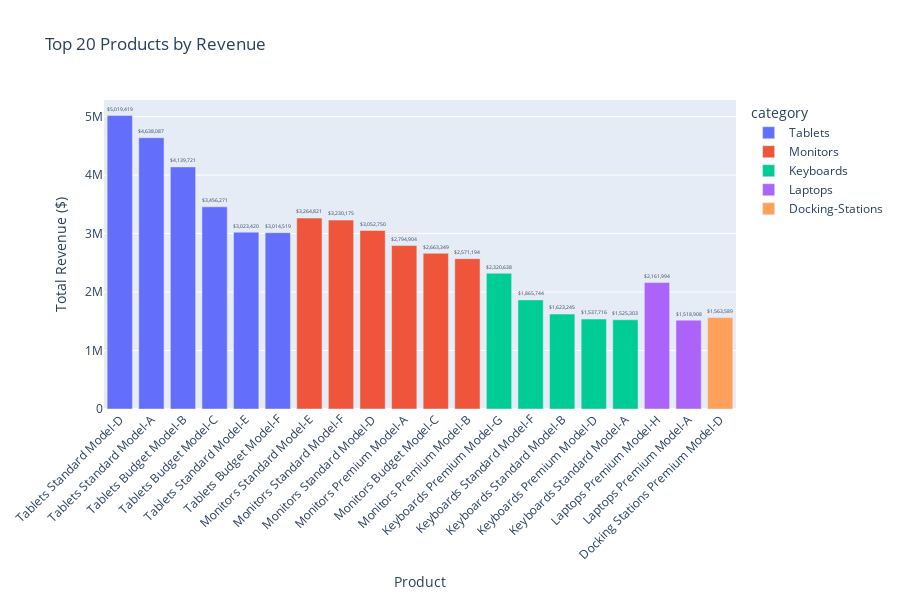

Here is the notebook cell this chart was saved with:
### Code cell
# %% [markdown]
# # 4. Product Performance Analysis
# 
# Which products drive revenue and which have issues?

# %% Top products by revenue
top_products = db.query("""
    SELECT 
        p.product_id,
        p.name,
        p.category,
        p.tier,
        SUM(s.revenue) as total_revenue,
        SUM(s.units_sold) as total_units,
        SUM(s.profit) as total_profit,
        COUNT(DISTINCT s.date) as days_with_sales,
        AVG(s.unit_price) as avg_price
    FROM sales s
    JOIN products p ON s.product_id = p.product_id
    GROUP BY p.product_id, p.name, p.category, p.tier
    ORDER BY total_revenue DESC
    LIMIT 20
""")

fig = px.bar(
    top_products,
    x='name',
    y='total_revenue',
    color='category',
    title='Top 20 Products by Revenue',
    labels={'total_revenue': 'Total Revenue ($)', 'name': 'Product'},
    text='total_revenue'
)

fig.update_traces(texttemplate='$%{text:,.0f}', textposition='outside')
fig.update_layout(xaxis_tickangle=-45, height=600)
fig.show()

print("\n🏆 Top 5 Products:")
print(top_products[['product_id', 'name', 'total_revenue']].head().to_string(index=False))

### Figure 1 — Plotly figure (JSON) as saved in the notebook; plotly's stock layout.template omitted (floating-point values rounded to 4 significant figures)
{"data": [{"alignmentgroup": "True", "hovertemplate": "category=Tablets<br>Product=%{x}<br>Total Revenue ($)=%{text}<extra></extra>", "legendgroup": "Tablets", "marker": {"color": "#636efa", "pattern": {"shape": ""}}, "name": "Tablets", "offsetgroup": "Tablets", "orientation": "v", "showlegend": true, "text": [5019000.0, 4638000.0, 4140000.0, 3456000.0, 3023000.0, 3015000.0], "textposition": "outside", "texttemplate": "$%{text:,.0f}", "type": "bar", "x": ["Tablets Standard Model-D", "Tablets Standard Model-A", "Tablets Budget Model-B", "Tablets Budget Model-C", "Tablets Standard Model-E", "Tablets Budget Model-F"], "xaxis": "x", "y": [5019000.0, 4638000.0, 4140000.0, 3456000.0, 3023000.0, 3015000.0], "yaxis": "y"}, {"alignmentgroup": "True", "hovertemplate": "category=Monitors<br>Product=%{x}<br>Total Revenue ($)=%{text}<extra></extra>", "legendgroup": "Monitors", "marker": {"color": "#EF553B", "pattern": {"shape": ""}}, "name": "Monitors", "offsetgroup": "Monitors", "orientation": "v", "showlegend": true, "text": [3265000.0, 3230000.0, 3053000.0, 2795000.0, 2663000.0, 2571000.0], "textposition": "outside", "texttemplate": "$%{text:,.0f}", "type": "bar", "x": ["Monitors Standard Model-E", "Monitors Standard Model-F", "Monitors Standard Model-D", "Monitors Premium Model-A", "Monitors Budget Model-C", "Monitors Premium Model-B"], "xaxis": "x", "y": [3265000.0, 3230000.0, 3053000.0, 2795000.0, 2663000.0, 2571000.0], "yaxis": "y"}, {"alignmentgroup": "True", "hovertemplate": "category=Keyboards<br>Product=%{x}<br>Total Revenue ($)=%{text}<extra></extra>", "legendgroup": "Keyboards", "marker": {"color": "#00cc96", "pattern": {"shape": ""}}, "name": "Keyboards", "offsetgroup": "Keyboards", "orientation": "v", "showlegend": true, "text": [2321000.0, 1866000.0, 1623000.0, 1538000.0, 1525000.0], "textposition": "outside", "texttemplate": "$%{text:,.0f}", "type": "bar", "x": ["Keyboards Premium Model-G", "Keyboards Standard Model-F", "Keyboards Standard Model-B", "Keyboards Premium Model-D", "Keyboards Standard Model-A"], "xaxis": "x", "y": [2321000.0, 1866000.0, 1623000.0, 1538000.0, 1525000.0], "yaxis": "y"}, {"alignmentgroup": "True", "hovertemplate": "category=Laptops<br>Product=%{x}<br>Total Revenue ($)=%{text}<extra></extra>", "legendgroup": "Laptops", "marker": {"color": "#ab63fa", "pattern": {"shape": ""}}, "name": "Laptops", "offsetgroup": "Laptops", "orientation": "v", "showlegend": true, "text": [2162000.0, 1519000.0], "textposition": "outside", "texttemplate": "$%{text:,.0f}", "type": "bar", "x": ["Laptops Premium Model-H", "Laptops Premium Model-A"], "xaxis": "x", "y": [2162000.0, 1519000.0], "yaxis": "y"}, {"alignmentgroup": "True", "hovertemplate": "category=Docking-Stations<br>Product=%{x}<br>Total Revenue ($)=%{text}<extra></extra>", "legendgroup": "Docking-Stations", "marker": {"color": "#FFA15A", "pattern": {"shape": ""}}, "name": "Docking-Stations", "offsetgroup": "Docking-Stations", "orientation": "v", "showlegend": true, "text": [1564000.0], "textposition": "outside", "texttemplate": "$%{text:,.0f}", "type": "bar", "x": ["Docking Stations Premium Model-D"], "xaxis": "x", "y": [1564000.0], "yaxis": "y"}], "layout": {"barmode": "relative", "height": 600, "legend": {"title": {"text": "category"}, "tracegroupgap": 0}, "title": {"text": "Top 20 Products by Revenue"}, "xaxis": {"anchor": "y", "domain": [0, 1], "tickangle": -45, "title": {"text": "Product"}}, "yaxis": {"anchor": "x", "domain": [0, 1], "title": {"text": "Total Revenue ($)"}}}}
